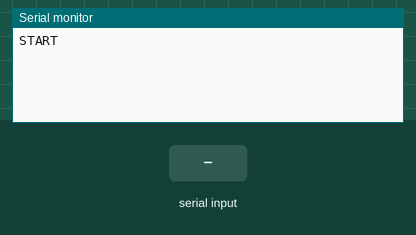
A sketch run on a simulated Arduino Uno, built with avr-gcc and run on an emulated ATmega328P. Shown: the last lines printed to the serial monitor. Inputs (shaded band) come from the test bench.

Above: at 1.2 s.
1.3 s: "o" received over the second serial link
At 1.9 s:
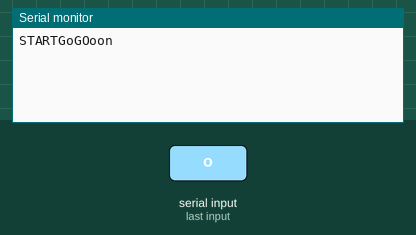
2.8 s: "f" received over the second serial link
At 4.0 s:
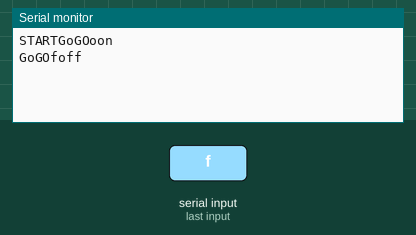
4.3 s: "s" received over the second serial link
At 5.4 s:
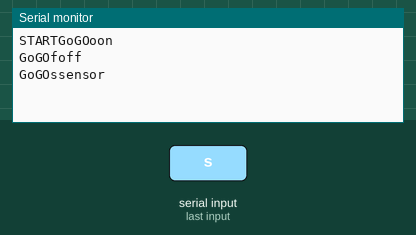
5.8 s: "1" received over the second serial link
At 6.5 s:
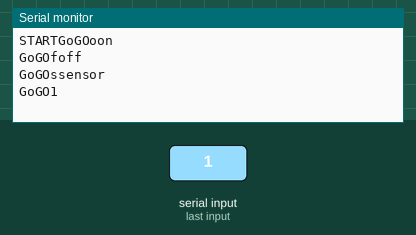

Measured:
- after the input at 1.3 s, the serial monitor: prints a new line at once (image 1)
- after the input at 2.8 s, the serial monitor: prints a new line at once (image 2)
- after the input at 4.3 s, the serial monitor: prints a new line at once (image 3)
- after the input at 5.8 s, the serial monitor: prints a new line at once (image 4)

The sketch:

bluetooth_temp.ino
```cpp
    #include <SoftwareSerial.h>

    SoftwareSerial BTSerial(4, 5); //TX 4 , RX 5


    void setup() {
          Serial.begin(9600);
          BTSerial.begin(9600);

    Serial.print("START");
    }

 void loop() {


   if (BTSerial.available()) {   //블루투스 연결이 되었을 때..
    Serial.print("GoGO");
    char data = (char)BTSerial.read();


    Serial.write(data);


    if (data == 'o') {  // 앱에서 'o' 메시지 전달 -> 받기
     Serial.println("on");

    }else if(data == 'f') {
     Serial.println("off");

    }else if(data == 's')  {
     Serial.println("sensor");
    }

    } // bluetooth available close
 }
```
